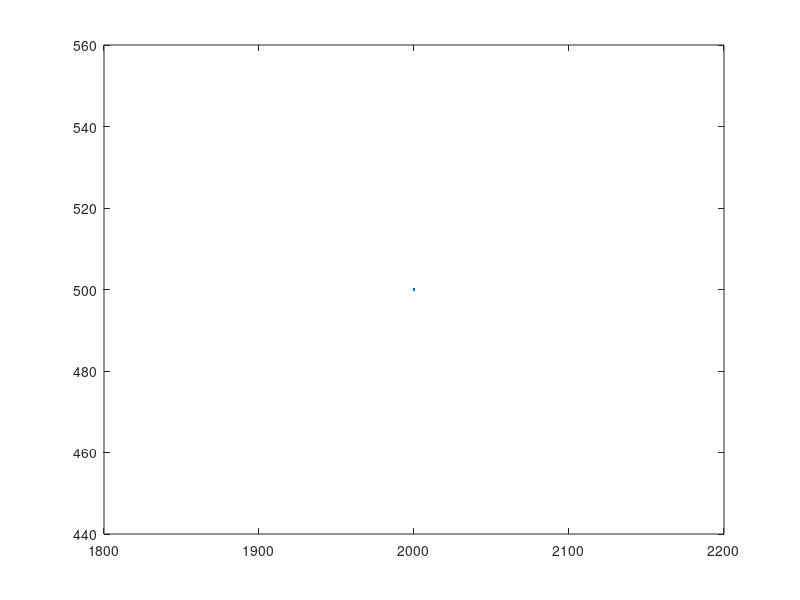

The MATLAB source for this figure: (Note: this script raises an error after producing the figure.)
close all
clear
waypoints = zeros(10, 2);
waypoints(:, 1) = [2000 2500 2500 500 500 2500 2500 500 500 2500];
waypoints(:, 2) = [500 500 1000 1000 1500 1500 2000 2000 2500 2500];

% Initializations
n = 7200;
t = linspace(0, 7200, n);

x = zeros(1, n);
y = zeros(1, n);
phi = zeros(1, n);
r = zeros(1, n);

x(1) = waypoints(1, 1);
y(1) = waypoints(1, 2);
phi(1) = 0;
r(1) = 0;

alpha = zeros(1, n - 1);
e = zeros(1, n - 1);
delta = zeros(1, n - 1);
chi_r = zeros(1, n - 1);
int_e = zeros(1, n - 1);
chi_d = zeros(1, n - 1);

phi_d = zeros(1, n - 1);
phi_err = zeros(1, n - 1);
int_phi_err = zeros(1, n - 1);
u = zeros(1, n - 1);

Kp = 1;
Ki = 0.1;
Kp_los = zeros(1, n - 1);
Ki_los = 0;
R = 200;

% USV Kinematic Model (Nomoto)
V = 2.5; % [m/s]
T = 4.0; % [s]
K = 0.5; % [1/s]


%% Display
% Red dot: LOS points
% Green dot: AUV
% Greem circle: AUV treshold to change waypoint destination
% Red pentagrams: waypoints
% Blue line: AUV's path
fig = figure;

%plot(x, y, 'LineWidth', 2);
%hold on

x_p4 = x(1); y_p4 = y(1);
p4 = plot(x_p4, y_p4, 'LineWidth', 2);
p4.XDataSource = 'x_p4'; p4.YDataSource = 'y_p4';
hold on

scatter(waypoints(:, 1), waypoints(:, 2), 100, [0.6350 0.0780 0.1840], "pentagram", "filled");
hold on

[x_p2, y_p2] = circ(x(1), y(1), R);
p2 = plot(x_p2, y_p2, "Color", 'green', 'LineWidth', 2);
p2.XDataSource = 'x_p2'; p2.YDataSource = 'y_p2';

x_p3 = x(1); y_p3 = y(1);
p3 = plot(x_p3, y_p3, '.', 'MarkerSize', 20, "Color", 'green');
p3.XDataSource = 'x_p3'; p3.YDataSource = 'y_p3';

xlim([0 3e3]);
ylim([0 3e3]);
grid on
axis equal

display_goto = 0;
debugg = 1;

% LOS Lookahead-based steering algorithm
idx = 1;
for k = 1:n-1
    % [Book: Iterate on waypoints if and only if distance < 2lenght(USV)]
    % Last waypoint still not being reached
    if idx + 1 ~= length(waypoints)
        % See whether it can go towards the next waypoint
        % Condition: the distance between the AUV and the current waypoint
        % should be less than R
        if norm([x(k), y(k)] - [waypoints(idx + 1, 1), waypoints(idx + 1, 2)]) < R
            if display_goto
                str = compose('Go to (%d, %d)', waypoints(idx + 2, 1), waypoints(idx + 2, 2));
                ha = annotation('textarrow', 'String', str);
                ha.Parent = fig.CurrentAxes;
                ha.X = [250 0] + waypoints(idx + 1, 1);
                ha.Y = [250 0] + waypoints(idx + 1, 2);
            end

            idx = idx + 1;
        end
    % Last waypoint is being reached
    else
        % If last waypoint is being reached, then continue till the distance is
        % less than 5 meters
        if norm([x(k), y(k)] - [waypoints(idx + 1, 1), waypoints(idx + 1, 2)]) < 5
            if display_goto
                ha = annotation('textarrow', 'String', 'Destination was reached');
                ha.Parent = f.CurrentAxes;
                ha.X = [250 0] + waypoints(idx + 1, 1);
                ha.Y = [250 0] + waypoints(idx + 1, 2);
            end
            % Return just the useful data parts
            final_k = k;
            t = t(1:final_k); x = x(1:final_k); y = y(1:final_k); phi = phi(1:final_k); r = r(1:final_k);
            x_los = x_los(1:final_k); y_los = y_los(1:final_k);
            break
        end
    end

    alpha(k) = atan2(waypoints(idx + 1, 2) - waypoints(idx, 2), waypoints(idx + 1, 1) - waypoints(idx, 1));
    e(k) = -(x(k) - waypoints(idx, 1)) * sin(alpha(k)) + (y(k) - waypoints(idx, 2)) * cos(alpha(k));
    if k ~= 1
        int_e(k) = int_e(k - 1) + e(k) * delta_t;
    end
    delta(k) = sqrt(R^2 - e(k)^2);
    Kp_los(k) = 1 / delta(k);
    chi_r(k) = atan(-Kp_los(k) * e(k) - Ki_los * int_e(k)); 
    
    phi_d(k) = alpha(k) + chi_r(k);
    phi_err(k) = phi(k) - phi_d(k);
    if k ~= 1
        int_phi_err(k) = int_phi_err(k - 1) + phi_err(k) * (t(k) - t(k - 1));
    end
    u(k) = -Kp * phi_err(k) - Ki * int_phi_err(k); 

    % Compute kinematics
    delta_t = t(k + 1) - t(k);
    r(k + 1) = r(k) + 1 / T * (K * u(k) - r(k)) * delta_t;
    phi(k + 1) = phi(k) + r(k + 1) * delta_t;
    x(k + 1) = x(k) + V * cos(phi(k));
    y(k + 1) = y(k) + V * sin(phi(k));

    % Refresh and print data
    x_p4 = x(1:k); y_p4 = y(1:k);
    [x_p2, y_p2] = circ(x(k), y(k), R);
    x_p3 = x(k); y_p3 = y(k);

    if debugg 
        fprintf('%-10.2f', x(k));
        fprintf('%-20.6f', y(k));
    
        fprintf('%-10.2f', degrees(phi(k)));
        fprintf('%-10.2f', degrees(phi_d(k)));
        fprintf('%-10.2f', degrees(phi_err(k)));

        fprintf('\n');
    end

    refreshdata
    drawnow
end


function deg = degrees(rad)
    deg = rad * 180 / pi;
end